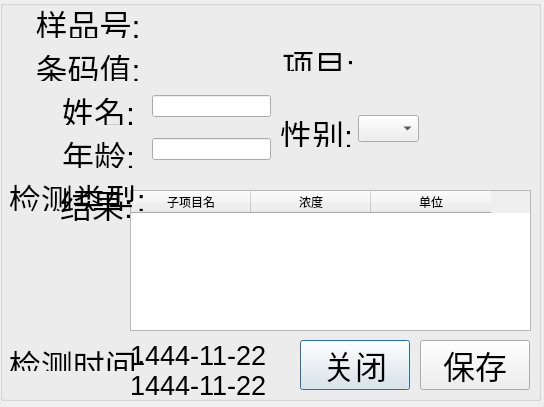
<?xml version="1.0" encoding="UTF-8"?>
<ui version="4.0">
 <class>History_edit</class>
 <widget class="QDialog" name="History_edit">
  <property name="geometry">
   <rect>
    <x>0</x>
    <y>0</y>
    <width>544</width>
    <height>407</height>
   </rect>
  </property>
  <property name="windowTitle">
   <string>History</string>
  </property>
  <property name="windowIcon">
   <iconset resource="rc.qrc">
    <normaloff>:/image/info.png</normaloff>:/image/info.png</iconset>
  </property>
  <property name="sizeGripEnabled">
   <bool>false</bool>
  </property>
  <widget class="QGroupBox" name="groupBox">
   <property name="geometry">
    <rect>
     <x>0</x>
     <y>0</y>
     <width>541</width>
     <height>401</height>
    </rect>
   </property>
   <property name="title">
    <string/>
   </property>
   <widget class="QComboBox" name="comboBox_sex">
    <property name="geometry">
     <rect>
      <x>358</x>
      <y>115</y>
      <width>61</width>
      <height>27</height>
     </rect>
    </property>
    <item>
     <property name="text">
      <string/>
     </property>
    </item>
    <item>
     <property name="text">
      <string>男</string>
     </property>
    </item>
    <item>
     <property name="text">
      <string>女</string>
     </property>
    </item>
   </widget>
   <widget class="QTableWidget" name="tableWidget_result">
    <property name="geometry">
     <rect>
      <x>130</x>
      <y>190</y>
      <width>401</width>
      <height>141</height>
     </rect>
    </property>
    <attribute name="horizontalHeaderDefaultSectionSize">
     <number>120</number>
    </attribute>
    <column>
     <property name="text">
      <string>子项目名</string>
     </property>
    </column>
    <column>
     <property name="text">
      <string>浓度</string>
     </property>
    </column>
    <column>
     <property name="text">
      <string>单位</string>
     </property>
    </column>
   </widget>
   <widget class="QLabel" name="label_T3_11">
    <property name="geometry">
     <rect>
      <x>280</x>
      <y>110</y>
      <width>72</width>
      <height>37</height>
     </rect>
    </property>
    <property name="text">
     <string>&lt;!DOCTYPE HTML PUBLIC &quot;-//W3C//DTD HTML 4.0//EN&quot; &quot;http://www.w3.org/TR/REC-html40/strict.dtd&quot;&gt;
&lt;html&gt;&lt;head&gt;&lt;meta name=&quot;qrichtext&quot; content=&quot;1&quot; /&gt;&lt;style type=&quot;text/css&quot;&gt;
p, li { white-space: pre-wrap; }
&lt;/style&gt;&lt;/head&gt;&lt;body style=&quot; font-family:'Ubuntu'; font-size:11pt; font-weight:400; font-style:normal;&quot;&gt;
&lt;table border=&quot;0&quot; style=&quot;-qt-table-type: root; margin-top:4px; margin-bottom:4px; margin-left:4px; margin-right:4px;&quot;&gt;
&lt;tr&gt;
&lt;td style=&quot;border: none;&quot;&gt;
&lt;p style=&quot; margin-top:0px; margin-bottom:0px; margin-left:0px; margin-right:0px; -qt-block-indent:0; text-indent:0px;&quot;&gt;&lt;span style=&quot; font-size:24pt;&quot;&gt;性别:&lt;/span&gt;&lt;/p&gt;&lt;/td&gt;&lt;/tr&gt;&lt;/table&gt;&lt;/body&gt;&lt;/html&gt;</string>
    </property>
   </widget>
   <widget class="QLabel" name="label_T3_9">
    <property name="geometry">
     <rect>
      <x>282</x>
      <y>40</y>
      <width>72</width>
      <height>31</height>
     </rect>
    </property>
    <property name="text">
     <string>&lt;!DOCTYPE HTML PUBLIC &quot;-//W3C//DTD HTML 4.0//EN&quot; &quot;http://www.w3.org/TR/REC-html40/strict.dtd&quot;&gt;
&lt;html&gt;&lt;head&gt;&lt;meta name=&quot;qrichtext&quot; content=&quot;1&quot; /&gt;&lt;style type=&quot;text/css&quot;&gt;
p, li { white-space: pre-wrap; }
&lt;/style&gt;&lt;/head&gt;&lt;body style=&quot; font-family:'Ubuntu'; font-size:11pt; font-weight:400; font-style:normal;&quot;&gt;
&lt;table border=&quot;0&quot; style=&quot;-qt-table-type: root; margin-top:4px; margin-bottom:4px; margin-left:4px; margin-right:4px;&quot;&gt;
&lt;tr&gt;
&lt;td style=&quot;border: none;&quot;&gt;
&lt;p style=&quot; margin-top:0px; margin-bottom:0px; margin-left:0px; margin-right:0px; -qt-block-indent:0; text-indent:0px;&quot;&gt;&lt;span style=&quot; font-size:24pt;&quot;&gt;项目:&lt;/span&gt;&lt;/p&gt;&lt;/td&gt;&lt;/tr&gt;&lt;/table&gt;&lt;/body&gt;&lt;/html&gt;</string>
    </property>
   </widget>
   <widget class="QLabel" name="label_itemt">
    <property name="geometry">
     <rect>
      <x>360</x>
      <y>40</y>
      <width>171</width>
      <height>31</height>
     </rect>
    </property>
    <property name="text">
     <string/>
    </property>
   </widget>
   <widget class="QLabel" name="label_T3_4">
    <property name="geometry">
     <rect>
      <x>60</x>
      <y>180</y>
      <width>71</width>
      <height>41</height>
     </rect>
    </property>
    <property name="text">
     <string>&lt;!DOCTYPE HTML PUBLIC &quot;-//W3C//DTD HTML 4.0//EN&quot; &quot;http://www.w3.org/TR/REC-html40/strict.dtd&quot;&gt;
&lt;html&gt;&lt;head&gt;&lt;meta name=&quot;qrichtext&quot; content=&quot;1&quot; /&gt;&lt;style type=&quot;text/css&quot;&gt;
p, li { white-space: pre-wrap; }
&lt;/style&gt;&lt;/head&gt;&lt;body style=&quot; font-family:'Ubuntu'; font-size:11pt; font-weight:400; font-style:normal;&quot;&gt;
&lt;table border=&quot;0&quot; style=&quot;-qt-table-type: root; margin-top:4px; margin-bottom:4px; margin-left:4px; margin-right:4px;&quot;&gt;
&lt;tr&gt;
&lt;td style=&quot;border: none;&quot;&gt;
&lt;p style=&quot; margin-top:0px; margin-bottom:0px; margin-left:0px; margin-right:0px; -qt-block-indent:0; text-indent:0px;&quot;&gt;&lt;span style=&quot; font-size:24pt;&quot;&gt;结果:&lt;/span&gt;&lt;/p&gt;&lt;/td&gt;&lt;/tr&gt;&lt;/table&gt;&lt;/body&gt;&lt;/html&gt;</string>
    </property>
   </widget>
   <widget class="QWidget" name="gridLayoutWidget">
    <property name="geometry">
     <rect>
      <x>0</x>
      <y>0</y>
      <width>271</width>
      <height>211</height>
     </rect>
    </property>
    <layout class="QGridLayout" name="gridLayout">
     <item row="1" column="0">
      <widget class="QLabel" name="label_T3_8">
       <property name="text">
        <string>&lt;!DOCTYPE HTML PUBLIC &quot;-//W3C//DTD HTML 4.0//EN&quot; &quot;http://www.w3.org/TR/REC-html40/strict.dtd&quot;&gt;
&lt;html&gt;&lt;head&gt;&lt;meta name=&quot;qrichtext&quot; content=&quot;1&quot; /&gt;&lt;style type=&quot;text/css&quot;&gt;
p, li { white-space: pre-wrap; }
&lt;/style&gt;&lt;/head&gt;&lt;body style=&quot; font-family:'Ubuntu'; font-size:11pt; font-weight:400; font-style:normal;&quot;&gt;
&lt;table border=&quot;0&quot; style=&quot;-qt-table-type: root; margin-top:4px; margin-bottom:4px; margin-left:4px; margin-right:4px;&quot;&gt;
&lt;tr&gt;
&lt;td style=&quot;border: none;&quot;&gt;
&lt;p style=&quot; margin-top:0px; margin-bottom:0px; margin-left:0px; margin-right:0px; -qt-block-indent:0; text-indent:0px;&quot;&gt;&lt;span style=&quot; font-size:24pt;&quot;&gt;    条码值:&lt;/span&gt;&lt;/p&gt;&lt;/td&gt;&lt;/tr&gt;&lt;/table&gt;&lt;/body&gt;&lt;/html&gt;</string>
       </property>
      </widget>
     </item>
     <item row="2" column="0">
      <widget class="QLabel" name="label_T3_12">
       <property name="text">
        <string>&lt;!DOCTYPE HTML PUBLIC &quot;-//W3C//DTD HTML 4.0//EN&quot; &quot;http://www.w3.org/TR/REC-html40/strict.dtd&quot;&gt;
&lt;html&gt;&lt;head&gt;&lt;meta name=&quot;qrichtext&quot; content=&quot;1&quot; /&gt;&lt;style type=&quot;text/css&quot;&gt;
p, li { white-space: pre-wrap; }
&lt;/style&gt;&lt;/head&gt;&lt;body style=&quot; font-family:'Ubuntu'; font-size:11pt; font-weight:400; font-style:normal;&quot;&gt;
&lt;table border=&quot;0&quot; style=&quot;-qt-table-type: root; margin-top:4px; margin-bottom:4px; margin-left:4px; margin-right:4px;&quot;&gt;
&lt;tr&gt;
&lt;td style=&quot;border: none;&quot;&gt;
&lt;p style=&quot; margin-top:0px; margin-bottom:0px; margin-left:0px; margin-right:0px; -qt-block-indent:0; text-indent:0px;&quot;&gt;&lt;span style=&quot; font-size:24pt;&quot;&gt;       姓名:&lt;/span&gt;&lt;/p&gt;&lt;/td&gt;&lt;/tr&gt;&lt;/table&gt;&lt;/body&gt;&lt;/html&gt;</string>
       </property>
      </widget>
     </item>
     <item row="3" column="0">
      <widget class="QLabel" name="label_T3_10">
       <property name="text">
        <string>&lt;!DOCTYPE HTML PUBLIC &quot;-//W3C//DTD HTML 4.0//EN&quot; &quot;http://www.w3.org/TR/REC-html40/strict.dtd&quot;&gt;
&lt;html&gt;&lt;head&gt;&lt;meta name=&quot;qrichtext&quot; content=&quot;1&quot; /&gt;&lt;style type=&quot;text/css&quot;&gt;
p, li { white-space: pre-wrap; }
&lt;/style&gt;&lt;/head&gt;&lt;body style=&quot; font-family:'Ubuntu'; font-size:11pt; font-weight:400; font-style:normal;&quot;&gt;
&lt;table border=&quot;0&quot; style=&quot;-qt-table-type: root; margin-top:4px; margin-bottom:4px; margin-left:4px; margin-right:4px;&quot;&gt;
&lt;tr&gt;
&lt;td style=&quot;border: none;&quot;&gt;
&lt;p style=&quot; margin-top:0px; margin-bottom:0px; margin-left:0px; margin-right:0px; -qt-block-indent:0; text-indent:0px;&quot;&gt;&lt;span style=&quot; font-size:24pt;&quot;&gt;       年龄:&lt;/span&gt;&lt;/p&gt;&lt;/td&gt;&lt;/tr&gt;&lt;/table&gt;&lt;/body&gt;&lt;/html&gt;</string>
       </property>
      </widget>
     </item>
     <item row="3" column="1">
      <widget class="QLineEdit" name="lineEdit_age_numkeyboard">
       <property name="text">
        <string/>
       </property>
      </widget>
     </item>
     <item row="4" column="0">
      <widget class="QLabel" name="label_T3_13">
       <property name="text">
        <string>&lt;!DOCTYPE HTML PUBLIC &quot;-//W3C//DTD HTML 4.0//EN&quot; &quot;http://www.w3.org/TR/REC-html40/strict.dtd&quot;&gt;
&lt;html&gt;&lt;head&gt;&lt;meta name=&quot;qrichtext&quot; content=&quot;1&quot; /&gt;&lt;style type=&quot;text/css&quot;&gt;
p, li { white-space: pre-wrap; }
&lt;/style&gt;&lt;/head&gt;&lt;body style=&quot; font-family:'Ubuntu'; font-size:11pt; font-weight:400; font-style:normal;&quot;&gt;
&lt;table border=&quot;0&quot; style=&quot;-qt-table-type: root; margin-top:4px; margin-bottom:4px; margin-left:4px; margin-right:4px;&quot;&gt;
&lt;tr&gt;
&lt;td style=&quot;border: none;&quot;&gt;
&lt;p style=&quot; margin-top:0px; margin-bottom:0px; margin-left:0px; margin-right:0px; -qt-block-indent:0; text-indent:0px;&quot;&gt;&lt;span style=&quot; font-size:24pt;&quot;&gt; 检测类型:&lt;/span&gt;&lt;/p&gt;&lt;/td&gt;&lt;/tr&gt;&lt;/table&gt;&lt;/body&gt;&lt;/html&gt;</string>
       </property>
      </widget>
     </item>
     <item row="4" column="1">
      <widget class="QLabel" name="label_batch_2">
       <property name="text">
        <string/>
       </property>
      </widget>
     </item>
     <item row="2" column="1">
      <widget class="QLineEdit" name="lineEdit_pname">
       <property name="text">
        <string/>
       </property>
      </widget>
     </item>
     <item row="1" column="1">
      <widget class="QLabel" name="label_batch">
       <property name="text">
        <string/>
       </property>
      </widget>
     </item>
     <item row="0" column="0">
      <widget class="QLabel" name="label_T3_6">
       <property name="text">
        <string>&lt;!DOCTYPE HTML PUBLIC &quot;-//W3C//DTD HTML 4.0//EN&quot; &quot;http://www.w3.org/TR/REC-html40/strict.dtd&quot;&gt;
&lt;html&gt;&lt;head&gt;&lt;meta name=&quot;qrichtext&quot; content=&quot;1&quot; /&gt;&lt;style type=&quot;text/css&quot;&gt;
p, li { white-space: pre-wrap; }
&lt;/style&gt;&lt;/head&gt;&lt;body style=&quot; font-family:'Ubuntu'; font-size:11pt; font-weight:400; font-style:normal;&quot;&gt;
&lt;table border=&quot;0&quot; style=&quot;-qt-table-type: root; margin-top:4px; margin-bottom:4px; margin-left:4px; margin-right:4px;&quot;&gt;
&lt;tr&gt;
&lt;td style=&quot;border: none;&quot;&gt;
&lt;p style=&quot; margin-top:0px; margin-bottom:0px; margin-left:0px; margin-right:0px; -qt-block-indent:0; text-indent:0px;&quot;&gt;&lt;span style=&quot; font-size:24pt;&quot;&gt;    样品号:&lt;/span&gt;&lt;/p&gt;&lt;/td&gt;&lt;/tr&gt;&lt;/table&gt;&lt;/body&gt;&lt;/html&gt;</string>
       </property>
      </widget>
     </item>
     <item row="0" column="1">
      <widget class="QLabel" name="label_current_num">
       <property name="text">
        <string/>
       </property>
      </widget>
     </item>
    </layout>
   </widget>
   <widget class="QPushButton" name="Button_close">
    <property name="geometry">
     <rect>
      <x>300</x>
      <y>340</y>
      <width>110</width>
      <height>50</height>
     </rect>
    </property>
    <property name="minimumSize">
     <size>
      <width>110</width>
      <height>50</height>
     </size>
    </property>
    <property name="maximumSize">
     <size>
      <width>150</width>
      <height>50</height>
     </size>
    </property>
    <property name="font">
     <font>
      <pointsize>24</pointsize>
     </font>
    </property>
    <property name="text">
     <string>关闭</string>
    </property>
   </widget>
   <widget class="QPushButton" name="Button_save">
    <property name="geometry">
     <rect>
      <x>420</x>
      <y>340</y>
      <width>110</width>
      <height>50</height>
     </rect>
    </property>
    <property name="minimumSize">
     <size>
      <width>110</width>
      <height>50</height>
     </size>
    </property>
    <property name="maximumSize">
     <size>
      <width>150</width>
      <height>50</height>
     </size>
    </property>
    <property name="font">
     <font>
      <pointsize>24</pointsize>
     </font>
    </property>
    <property name="text">
     <string>保存</string>
    </property>
   </widget>
   <widget class="QLabel" name="label_T3_15">
    <property name="geometry">
     <rect>
      <x>0</x>
      <y>340</y>
      <width>143</width>
      <height>31</height>
     </rect>
    </property>
    <property name="text">
     <string>&lt;!DOCTYPE HTML PUBLIC &quot;-//W3C//DTD HTML 4.0//EN&quot; &quot;http://www.w3.org/TR/REC-html40/strict.dtd&quot;&gt;
&lt;html&gt;&lt;head&gt;&lt;meta name=&quot;qrichtext&quot; content=&quot;1&quot; /&gt;&lt;style type=&quot;text/css&quot;&gt;
p, li { white-space: pre-wrap; }
&lt;/style&gt;&lt;/head&gt;&lt;body style=&quot; font-family:'Ubuntu'; font-size:11pt; font-weight:400; font-style:normal;&quot;&gt;
&lt;table border=&quot;0&quot; style=&quot;-qt-table-type: root; margin-top:4px; margin-bottom:4px; margin-left:4px; margin-right:4px;&quot;&gt;
&lt;tr&gt;
&lt;td style=&quot;border: none;&quot;&gt;
&lt;p style=&quot; margin-top:0px; margin-bottom:0px; margin-left:0px; margin-right:0px; -qt-block-indent:0; text-indent:0px;&quot;&gt;&lt;span style=&quot; font-size:24pt;&quot;&gt; 检测时间:&lt;/span&gt;&lt;/p&gt;&lt;/td&gt;&lt;/tr&gt;&lt;/table&gt;&lt;/body&gt;&lt;/html&gt;</string>
    </property>
   </widget>
   <widget class="QLabel" name="label_time_2">
    <property name="geometry">
     <rect>
      <x>130</x>
      <y>370</y>
      <width>141</width>
      <height>31</height>
     </rect>
    </property>
    <property name="font">
     <font>
      <pointsize>20</pointsize>
     </font>
    </property>
    <property name="text">
     <string>&lt;!DOCTYPE HTML PUBLIC &quot;-//W3C//DTD HTML 4.0//EN&quot; &quot;http://www.w3.org/TR/REC-html40/strict.dtd&quot;&gt;
&lt;html&gt;&lt;head&gt;&lt;meta name=&quot;qrichtext&quot; content=&quot;1&quot; /&gt;&lt;style type=&quot;text/css&quot;&gt;
p, li { white-space: pre-wrap; }
&lt;/style&gt;&lt;/head&gt;&lt;body style=&quot; font-family:'Ubuntu'; font-size:11pt; font-weight:400; font-style:normal;&quot;&gt;
&lt;table border=&quot;0&quot; style=&quot;-qt-table-type: root; margin-top:4px; margin-bottom:4px; margin-left:4px; margin-right:4px;&quot;&gt;
&lt;tr&gt;
&lt;td style=&quot;border: none;&quot;&gt;
&lt;p style=&quot; margin-top:0px; margin-bottom:0px; margin-left:0px; margin-right:0px; -qt-block-indent:0; text-indent:0px;&quot;&gt;&lt;span style=&quot; font-size:20pt;&quot;&gt;1444-11-22&lt;/span&gt;&lt;/p&gt;&lt;/td&gt;&lt;/tr&gt;&lt;/table&gt;&lt;/body&gt;&lt;/html&gt;</string>
    </property>
   </widget>
   <widget class="QLabel" name="label_time">
    <property name="geometry">
     <rect>
      <x>130</x>
      <y>340</y>
      <width>141</width>
      <height>31</height>
     </rect>
    </property>
    <property name="font">
     <font>
      <pointsize>20</pointsize>
     </font>
    </property>
    <property name="text">
     <string>&lt;!DOCTYPE HTML PUBLIC &quot;-//W3C//DTD HTML 4.0//EN&quot; &quot;http://www.w3.org/TR/REC-html40/strict.dtd&quot;&gt;
&lt;html&gt;&lt;head&gt;&lt;meta name=&quot;qrichtext&quot; content=&quot;1&quot; /&gt;&lt;style type=&quot;text/css&quot;&gt;
p, li { white-space: pre-wrap; }
&lt;/style&gt;&lt;/head&gt;&lt;body style=&quot; font-family:'Ubuntu'; font-size:11pt; font-weight:400; font-style:normal;&quot;&gt;
&lt;table border=&quot;0&quot; style=&quot;-qt-table-type: root; margin-top:4px; margin-bottom:4px; margin-left:4px; margin-right:4px;&quot;&gt;
&lt;tr&gt;
&lt;td style=&quot;border: none;&quot;&gt;
&lt;p style=&quot; margin-top:0px; margin-bottom:0px; margin-left:0px; margin-right:0px; -qt-block-indent:0; text-indent:0px;&quot;&gt;&lt;span style=&quot; font-size:20pt;&quot;&gt;1444-11-22&lt;/span&gt;&lt;/p&gt;&lt;/td&gt;&lt;/tr&gt;&lt;/table&gt;&lt;/body&gt;&lt;/html&gt;</string>
    </property>
   </widget>
  </widget>
 </widget>
 <resources>
  <include location="rc.qrc"/>
 </resources>
 <connections/>
</ui>
